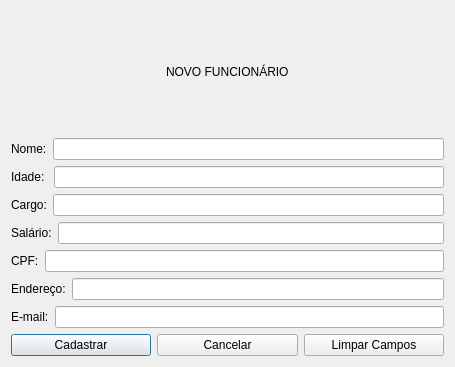
<?xml version="1.0" encoding="UTF-8"?>
<ui version="4.0">
 <class>Adicionar</class>
 <widget class="QDialog" name="Adicionar">
  <property name="geometry">
   <rect>
    <x>0</x>
    <y>0</y>
    <width>455</width>
    <height>367</height>
   </rect>
  </property>
  <property name="windowTitle">
   <string>Dialog</string>
  </property>
  <layout class="QVBoxLayout" name="verticalLayout_7">
   <item alignment="Qt::AlignHCenter">
    <widget class="QLabel" name="label">
     <property name="text">
      <string>NOVO FUNCIONÁRIO</string>
     </property>
    </widget>
   </item>
   <item>
    <layout class="QVBoxLayout" name="verticalLayout_6">
     <item>
      <layout class="QVBoxLayout" name="verticalLayout_5">
       <item>
        <layout class="QVBoxLayout" name="verticalLayout_2">
         <item>
          <layout class="QVBoxLayout" name="verticalLayout">
           <item>
            <layout class="QHBoxLayout" name="horizontalLayout">
             <item>
              <widget class="QLabel" name="label_2">
               <property name="text">
                <string>Nome:</string>
               </property>
              </widget>
             </item>
             <item>
              <widget class="QLineEdit" name="nameEdit"/>
             </item>
            </layout>
           </item>
           <item>
            <layout class="QHBoxLayout" name="horizontalLayout_2">
             <item>
              <widget class="QLabel" name="label_8">
               <property name="text">
                <string>Idade: </string>
               </property>
              </widget>
             </item>
             <item>
              <widget class="QLineEdit" name="ageEdit"/>
             </item>
            </layout>
           </item>
          </layout>
         </item>
         <item>
          <layout class="QHBoxLayout" name="horizontalLayout_3">
           <item>
            <widget class="QLabel" name="label_5">
             <property name="text">
              <string>Cargo:</string>
             </property>
            </widget>
           </item>
           <item>
            <widget class="QLineEdit" name="roleEdit"/>
           </item>
          </layout>
         </item>
        </layout>
       </item>
       <item>
        <layout class="QVBoxLayout" name="verticalLayout_4">
         <item>
          <layout class="QVBoxLayout" name="verticalLayout_3">
           <item>
            <layout class="QHBoxLayout" name="horizontalLayout_6">
             <item>
              <widget class="QLabel" name="label_4">
               <property name="text">
                <string>Salário:</string>
               </property>
              </widget>
             </item>
             <item>
              <widget class="QLineEdit" name="salaryEdit"/>
             </item>
            </layout>
           </item>
           <item>
            <layout class="QHBoxLayout" name="horizontalLayout_5">
             <item>
              <widget class="QLabel" name="label_3">
               <property name="text">
                <string>CPF:</string>
               </property>
              </widget>
             </item>
             <item>
              <widget class="QLineEdit" name="cpfEdit"/>
             </item>
            </layout>
           </item>
          </layout>
         </item>
         <item>
          <layout class="QHBoxLayout" name="horizontalLayout_7">
           <item>
            <widget class="QLabel" name="label_7">
             <property name="text">
              <string>Endereço:</string>
             </property>
            </widget>
           </item>
           <item>
            <widget class="QLineEdit" name="addressEdit"/>
           </item>
          </layout>
         </item>
        </layout>
       </item>
      </layout>
     </item>
     <item>
      <layout class="QHBoxLayout" name="horizontalLayout_4">
       <item>
        <widget class="QLabel" name="label_6">
         <property name="text">
          <string>E-mail:</string>
         </property>
        </widget>
       </item>
       <item>
        <widget class="QLineEdit" name="emailEdit"/>
       </item>
      </layout>
     </item>
    </layout>
   </item>
   <item>
    <layout class="QHBoxLayout" name="horizontalLayout_8">
     <item>
      <widget class="QPushButton" name="addButton">
       <property name="text">
        <string>Cadastrar</string>
       </property>
      </widget>
     </item>
     <item>
      <widget class="QPushButton" name="cancelButton">
       <property name="text">
        <string>Cancelar</string>
       </property>
      </widget>
     </item>
     <item>
      <widget class="QPushButton" name="cleanButton">
       <property name="text">
        <string>Limpar Campos</string>
       </property>
      </widget>
     </item>
    </layout>
   </item>
  </layout>
  <zorder></zorder>
  <zorder></zorder>
  <zorder>label</zorder>
 </widget>
 <resources/>
 <connections/>
</ui>
